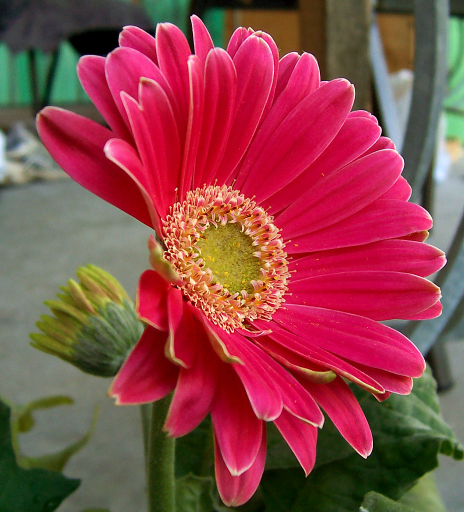
#> input picture artificial-intelligence/flower.png, 928 x 1024 px, given as the content of the folder images/test/day, which was not available (shown at 1/2 size)
$ jupyter execute --allow-errors checkpoint-03.ipynb   (shell and % lines are left out)   (text cells are left out)
#> lines starting #> are read from the running program, lines starting #| are printed output that depends on the picture; pictures that were not available may be replaced by others from this repository, and a replacement may not be noted
[cell 1]
# [6 lines of commented-out code are left out]

[cell 2]
# from google.colab import drive

# drive.mount('/content/drive')
# image_folder = '/content/drive/MyDrive/Colab Notebooks/computer_vision/images'

[cell 3]
image_folder = './'

[cell 4]
import os
import glob
import cv2
import numpy as np
import matplotlib.pyplot as plt
import matplotlib.image as mpimg
from typing import List, Tuple

[cell 5]
def carregar_arquivos(image_dir) -> List[Tuple]:
#> called with image_dir = 'images/test'
  im_list = []
  image_types = ["day", "night"]

  for im_type in image_types:
    for file in glob.glob(os.path.join(image_dir, im_type, "*")):

      im = cv2.imread(file)
#> im is the input picture: shape (1024, 928, 3); mean B, G, R 72.3, 68.9, 140.5

      if not im is None:
        im_list.append((im, im_type))

  return im_list

[cell 6]
lista_imagens_teste = carregar_arquivos("images/test")
#> lista_imagens_teste = 2 items
lista_imagens_treinamento = carregar_arquivos("images/training")
#> lista_imagens_treinamento = 2 items

#> (a cell that did not finish here is left out)

[cell 8]
plt.imshow(lista_imagens_treinamento[0][0])
plt.title(lista_imagens_treinamento[0][1])

[cell 9]
def padronizar_imagem(imagem) -> cv2.Mat:
    # Obter as dimensões da imagem
    altura = imagem.shape[0]
#> altura = 1024
    largura = imagem.shape[1]
#> largura = 928

    # Calcular a proporção de redimensionamento
    proporcao = min(1000/largura, 600/altura)
#> proporcao = 0.586

    # Calcular o novo tamanho da imagem
    nova_largura = int(largura * proporcao)
#> nova_largura = 543
    nova_altura = int(altura * proporcao)
#> nova_altura = 600

    # Redimensionar a imagem
    img_redimensionada = cv2.resize(imagem, (nova_largura, nova_altura))
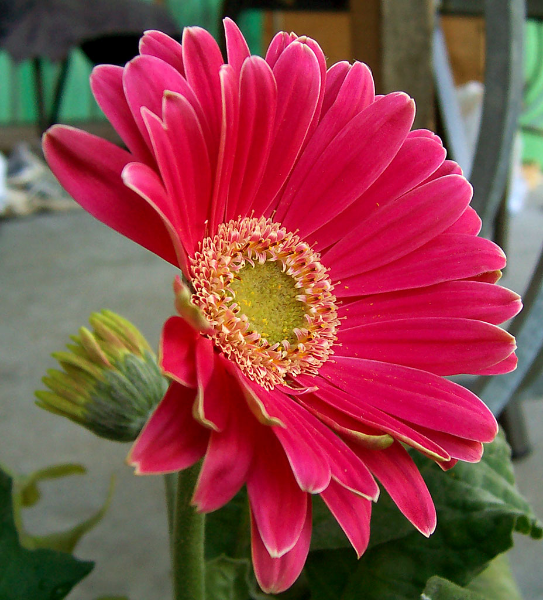
#> img_redimensionada: shape (600, 543, 3); mean B, G, R 72.2, 68.8, 140.4

    # Retornar a imagem redimensionada
    return img_redimensionada

[cell 10]
def extrair_brilho_medio(imagem) -> int:
    # Converter a imagem para o espaço de cores HSV
    img_hsv = cv2.cvtColor(imagem, cv2.COLOR_BGR2HSV)

    # Extrair o canal V (Value)
    canal_v = img_hsv[:, :, 2]

    # Calcular a média dos valores de brilho (canal V)
    brilho_medio = int(cv2.mean(canal_v)[0])

    # Retornar o valor médio de brilho
    return brilho_medio

[cell 11]
def extrair_caracteristica_imagem(lista_imagem):
    lista_imagem_padrao = []

    for imagem, im_type in lista_imagem:
        tipo = 1 if im_type == "day" else 0
        brilho = extrair_brilho_medio(imagem)

        lista_imagem_padrao.append([brilho, tipo])
#> this loop made 2 passes
#> (im_type, tipo, brilho_medio in extrair_brilho_medio, brilho) on passes 1 to 2: ('day', 1, 148, 148), ('night', 0, 148, 148)
#> pass 1, in extrair_brilho_medio, `canal_v = img_hsv[:, :, 2]`:
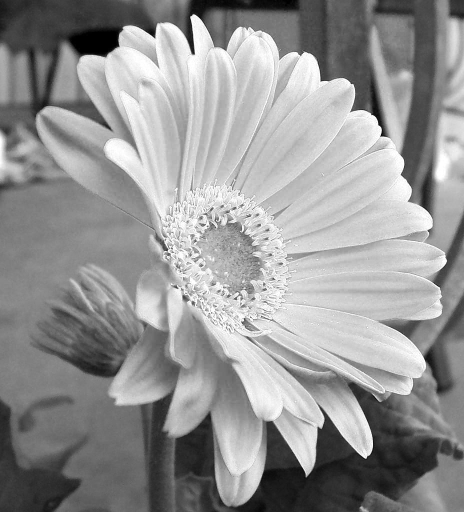
#> canal_v: shape (1024, 928) (shown at 1/2 size); min 0, max 255, mean 148.1
#> after the loop, lista_imagem_padrao = [[148, 1], [148, 0]]

    return lista_imagem_padrao

[cell 12]
plt.imshow(padronizar_imagem(lista_imagens_treinamento[0][0]))
plt.title(lista_imagens_treinamento[0][1])

#> (a cell that did not finish here is left out)

[cell 14]
lista_padronizada_treinamento = extrair_caracteristica_imagem(lista_imagens_treinamento)
#> lista_padronizada_treinamento = [[148, 1], [148, 0]]
lista_padronizada_teste = extrair_caracteristica_imagem(lista_imagens_teste)
#> the loop in extrair_caracteristica_imagem (call 2), `for imagem, im_type in lista_imagem:` made 2 passes
#> lista_padronizada_teste = [[148, 1], [148, 0]]

[cell 15]
from sklearn.model_selection import cross_val_score
from sklearn.tree import DecisionTreeClassifier

classificador_decision_tree = DecisionTreeClassifier(random_state=0)

[cell 16]
def definicao_feature_class(lista_padronizada):
    X = []
    Y = []

    for item in lista_padronizada:
        X.append(item[0])
        Y.append(item[1])
#> this loop made 2 passes
#> after the loop, X = [148, 148]; Y = [1, 0]

    X = np.array(X).reshape(-1, 1)
    Y = np.array(Y).reshape(-1, 1)

    return X, Y

[cell 17]
X, Y = definicao_feature_class(lista_padronizada_treinamento)
#> X = [148, 148]; Y = [1, 0]

[cell 18]
classificador_decision_tree.fit(X, Y)

[cell 19]
plt.imshow(padronizar_imagem(lista_imagens_treinamento[0][0]))
plt.title(lista_imagens_treinamento[0][1])

[cell 20]
classificador_decision_tree.predict([[lista_padronizada_treinamento[0][0]]])[0]
#> Out = 0

#> (a cell that did not finish here is left out)

#> (a cell that did not finish here is left out)

[cell 23]
from sklearn.metrics import accuracy_score
from sklearn.metrics import confusion_matrix

X_test, Y_test = definicao_feature_class(lista_padronizada_teste)
#> the loop in definicao_feature_class (call 2), `for item in lista_padronizada:` made 2 passes
#> X_test = [148, 148]; Y_test = [1, 0]
Y_pred = classificador_decision_tree.predict(X_test)
#> Y_pred = [0, 0]

[cell 24]
from sklearn.metrics import accuracy_score

accuracy_score(Y_test, Y_pred)
#> Out = 0.5

[cell 25]
import matplotlib.pyplot as plt
from sklearn.metrics import confusion_matrix, ConfusionMatrixDisplay

def plot_confusion_matrix(y_true, y_pred, classes):
    cm = confusion_matrix(y_true, y_pred)
#> cm = [[1, 0], [1, 0]]
    disp = ConfusionMatrixDisplay(confusion_matrix=cm, display_labels=classes)
    disp.plot(cmap=plt.cm.Blues)
    plt.title('Confusion Matrix')
    plt.show()
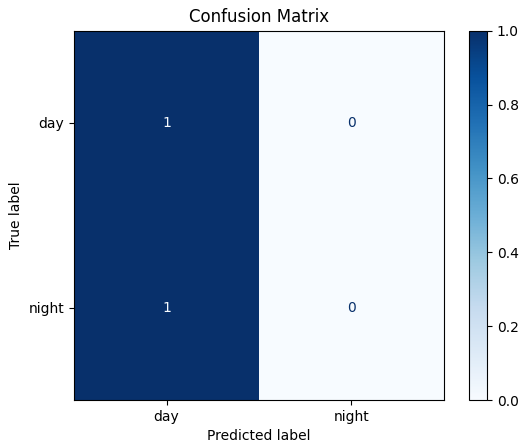
#> figure drawn by matplotlib, 2 panels
